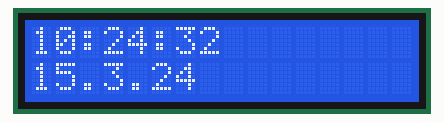
Recording of a sketch running on a simulated Arduino Uno, built with avr-gcc and run on an emulated ATmega328P. Shown: 16×2 character LCD. The local clock reads 2024-03-15 10:24:30 at power-on unless the sketch sets it; what the sketch prints to the serial monitor is not drawn.

Above: at 2.1 s.
At 5.1 s:
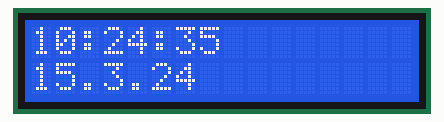
At 9.1 s:
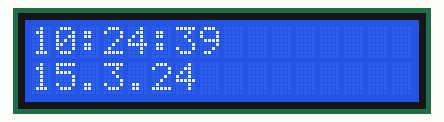
At 15.1 s:
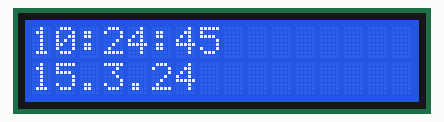
At 22.1 s:
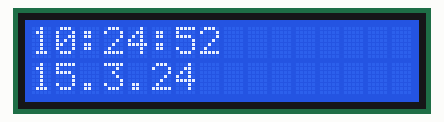
At 29.1 s:
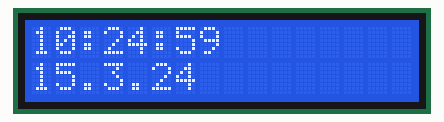

The sketch:

Project3b_-_RTC_and_LCD.ino
```cpp
#include <LiquidCrystal_I2C.h>
#include "Arduino.h"
#include "uRTCLib.h"

LiquidCrystal_I2C lcd(0x27,16,2);
uRTCLib rtc(0x68);

void setup() {
  delay (2000);
  Serial.begin(9600);
  Serial.println("Serial OK");

  #ifdef ARDUINO_ARCH_ESP8266
    URTCLIB_WIRE.begin(0, 2);
  #else
    URTCLIB_WIRE.begin();
  #endif

  lcd.init();
  lcd.backlight();
}

void loop() {
  rtc.refresh();
  String masa = String(rtc.hour())+":"+String(rtc.minute())+":"+String(rtc.second());
  String tarikh = String(rtc.day())+"."+String(rtc.month())+"."+String(rtc.year());
  lcd.setCursor(0,0);
  lcd.print(masa);
  lcd.setCursor(0,1);
  lcd.print(tarikh);
  delay(10);
  lcd.clear();
}
```

Measured:
- what the display in image 0 shows lasts 0.9 s, from 2.1 s to 3.0 s
